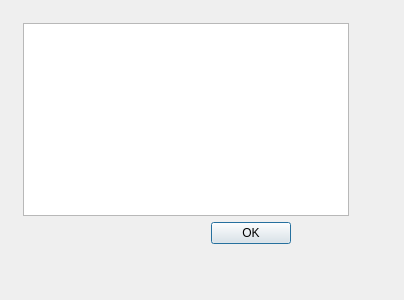
<?xml version="1.0" encoding="UTF-8"?>
<ui version="4.0">
 <class>HelpDialog</class>
 <widget class="QDialog" name="HelpDialog">
  <property name="geometry">
   <rect>
    <x>0</x>
    <y>0</y>
    <width>404</width>
    <height>300</height>
   </rect>
  </property>
  <property name="minimumSize">
   <size>
    <width>400</width>
    <height>300</height>
   </size>
  </property>
  <property name="windowTitle">
   <string>Dialog</string>
  </property>
  <widget class="QWidget" name="">
   <property name="geometry">
    <rect>
     <x>20</x>
     <y>20</y>
     <width>332</width>
     <height>227</height>
    </rect>
   </property>
   <layout class="QVBoxLayout" name="verticalLayout">
    <property name="leftMargin">
     <number>3</number>
    </property>
    <property name="topMargin">
     <number>3</number>
    </property>
    <property name="rightMargin">
     <number>3</number>
    </property>
    <property name="bottomMargin">
     <number>3</number>
    </property>
    <item>
     <widget class="QTextBrowser" name="textBrowser"/>
    </item>
    <item>
     <layout class="QHBoxLayout" name="horizontalLayout">
      <item>
       <spacer name="horizontalSpacer_3">
        <property name="orientation">
         <enum>Qt::Horizontal</enum>
        </property>
        <property name="sizeHint" stdset="0">
         <size>
          <width>178</width>
          <height>20</height>
         </size>
        </property>
       </spacer>
      </item>
      <item>
       <widget class="QPushButton" name="pbOK">
        <property name="text">
         <string>OK</string>
        </property>
       </widget>
      </item>
      <item>
       <spacer name="horizontalSpacer_2">
        <property name="orientation">
         <enum>Qt::Horizontal</enum>
        </property>
        <property name="sizeType">
         <enum>QSizePolicy::Fixed</enum>
        </property>
        <property name="sizeHint" stdset="0">
         <size>
          <width>58</width>
          <height>20</height>
         </size>
        </property>
       </spacer>
      </item>
     </layout>
    </item>
   </layout>
  </widget>
 </widget>
 <resources/>
 <connections/>
</ui>
